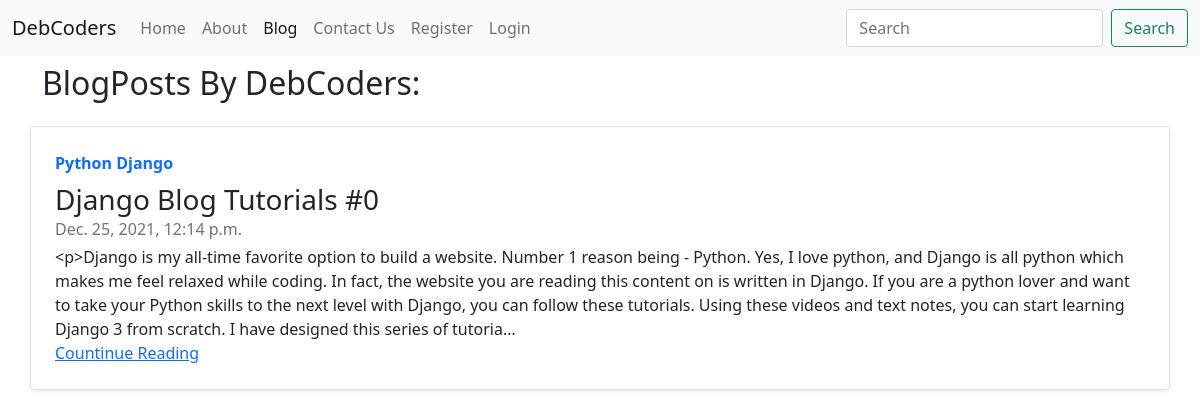
The page /blogHome on the database its author committed.
### home/models.py (models this page shows, shortened)
class Blog(models.Model):
    title = models.CharField(max_length=200, default="Title")
    desc = models.TextField()
    category = models.CharField(max_length=200, default="No Category")
    timestamp = models.DateTimeField(blank=True)
    slug = models.CharField(max_length=100, default="None")

### home/views.py (the view)
# urls.py: path('blogHome', views.blogHome, name='blogHome'),
def blogHome(request):
    blogs = Blog.objects.all()
    params = {'blogs': blogs}
    return render(request, "blogHome.html", params)

### templates/blogHome.html (shortened to what this page needs)
{% extends 'base.html' %}
{% block blogactive %} active {% endblock blogactive %}
{% load humanize %}
{% block body %}
<div class="container my-2">
    <h2>BlogPosts By DebCoders:</h2>
    {% for blog in blogs %}
    <div class="row no-gutters border rounded overflow-hidden flex-md-row my-4 shadow-sm h-md-250 position-relative">
        <div class="col p-4 d-flex flex-column position-static">
            <strong class="d-inline-block mb-2 text-primary">{{blog.category}}</strong>
            <h3 class="mb-0">{{blog.title}}</h3>
            <div class="mb-1 text-muted">{{blog.timestamp}}</div>
            <p class="card-text mb-auto">{{blog.desc|truncatechars:500}}</p>
            <a href="/blogPost/{{blog.slug}}" class="stretched-link">Countinue Reading</a>
        </div>
    </div>
    {% endfor %}
</div>
{% endblock body %}

### templates/base.html (shortened to what this page needs)
<!doctype html>
<html lang="en">
<head>
    <link href="https://cdn.jsdelivr.net/npm/bootstrap@5.1.3/dist/css/bootstrap.min.css" rel="stylesheet"
>
</head>
<body>
    <nav class="navbar navbar-expand-lg navbar-light bg-light">
        <div class="container-fluid">
            <a class="navbar-brand" href="/">DebCoders</a>
            <div class="collapse navbar-collapse" id="navbarSupportedContent">
                <ul class="navbar-nav me-auto mb-2 mb-lg-0">
                    <li class="nav-item">
                        <a class="nav-link {% block homeactive %} {% endblock homeactive %}" aria-current="page"
                            href="/">Home</a>
                    </li>
                    <li class="nav-item">
                        <a class="nav-link {% block aboutactive %} {% endblock aboutactive %}" href="/about">About</a>
                    </li>
                    <li class="nav-item">
                        <a class="nav-link {% block blogactive %} {% endblock blogactive %}" href="/blogHome">Blog</a>
                    </li>
                    <li class="nav-item">
                        <a class="nav-link" href="/contact">Contact Us</a>
                    </li>
                    {% if user.is_authenticated %}
                    {% else %}
                    <li class="nav-item">
                        <a class="nav-link {% block registeractive %} {% endblock registeractive %}"
                            href="/register">Register</a>
                    </li>
                    <li class="nav-item">
                        <a class="nav-link {% block loginactive %} {% endblock loginactive %}" href="/login">Login</a>
                    </li>
                    {% endif %}
                </ul>
                <form class="d-flex" action="/search" method="get">
                    <input class="form-control me-2" type="search" placeholder="Search" aria-label="Search" id="search" name="search">
                    <button class="btn btn-outline-success" type="submit">Search</button>
                </form>
            </div>
        </div>
    </nav>
    {% block body %}
    {% endblock body %}
</body>
</html>

### rows shown on the page
Blog: category "Python Django", title "Django Blog Tutorials #0", timestamp "Dec. 25, 2021, 12:14 p.m.", desc "<p>Django is my all-time favorite option to build a website. Number 1 reason being - Python. Yes, I love python, and Django is all python which makes me feel relaxed while coding. In fact, the website you are reading this content on is written in Django. If you are a python lover and want to take your Python skills to the next level with Django, you can follow these tutorials. Using these videos and text notes, you can start learning Django 3 from scratch. I have designed this series of tutoria…"
